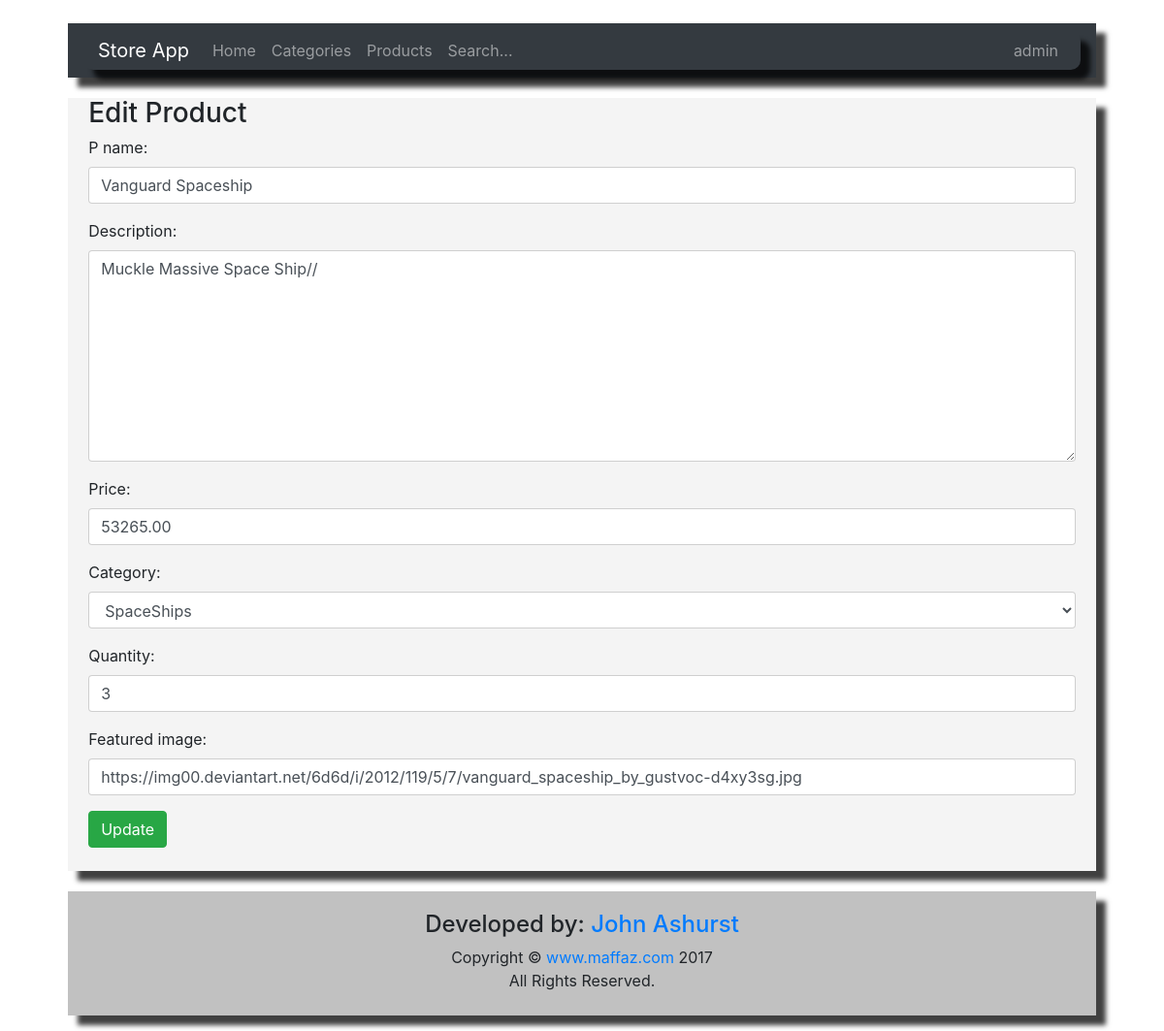
Page /products/products/12/update/ (signed in) on the committed database.
### products/models.py (models this page shows, shortened)
class Product(models.Model):
    p_name = models.CharField(max_length=200)
    description = models.TextField(max_length=4000)
    price = models.DecimalField(max_digits=10, decimal_places=2)
    category = models.ForeignKey(Category, on_delete=models.CASCADE, related_name='products')
    quantity = models.PositiveIntegerField()
    featured_image = models.CharField(max_length=300)

### products/views.py (the view)
# urls.py: url(r'^products/(?P<pk>\d+)/update/$', views.ProductUpdate.as_view(), name='product-update'),
@method_decorator(login_required, name='dispatch')
class ProductUpdate(UpdateView):
    model = Product
    fields = '__all__'
    success_url = reverse_lazy('products')
    template_name = 'product_update.html'

### products/models.py (called while the page is built)
    def __str__(self):
        return self.c_name

### products/templatetags/form_tags.py (called while the page is built)
@register.filter
def input_class(bound_field):
    css_class = ''
    if bound_field.form.is_bound:
        if bound_field.errors:
            css_class = 'is-invalid'
        elif field_type(bound_field) != 'PasswordInput':
            css_class = 'is-valid'
    return 'form-control {}'.format(css_class)

### templates/product_update.html (shortened to what this page needs)
{% extends 'base.html' %}
{% load static %}
{% load widget_tweaks %}
{% block content %}
<h3>Edit Product</h3>
<form method="post" novalidate>
    {% include 'includes/form.html' %}
    <button type="submit" class="btn btn-success">Update</button>
  </form><br>
{% endblock %}

### templates/base.html (shortened to what this page needs)
<!DOCTYPE html>
<html lang="en">
<head>
    {% load static %}
    <link rel="stylesheet" href="{% static 'css/bootstrap.min.css' %}">
  	<link rel="stylesheet" href="{% static 'css/styles.css' %}" />
</head>
<body>
        {% block body %}
          <nav class="navbar navbar-expand-sm navbar-dark bg-dark">
            <div class="container">
              <a class="navbar-brand" href="{% url 'index' %}">Store App</a>
              <div class="collapse navbar-collapse" id="mainMenu">
                <ul class="navbar-nav">
                  <li class="nav-item">
                    <a class="nav-link" href="{% url 'index' %}">Home</a>
                  </li>
                  <li class="nav-item">
                    <a class="nav-link" href="{% url 'categories' %}" rel="noopener">Categories</a>
                  </li>
                  <li class="nav-item">
                    <a class="nav-link" href="{% url 'products' %}" rel="noopener">Products</a>
                  </li>
                  <li class="nav-item">
                      <a class="nav-link" href="{% url 'search' %}" rel="noopener">Search...</a>
                    </li>
                </ul>
                {% if user.is_authenticated %}
                <ul class="navbar-nav ml-auto">
                    <li class="nav-item">
                      <a class="nav-link" href="{% url 'my_account' %}">
                      {{ user.username }}
                    </a>
                  </li>
                </ul>
              {% else %}
                <form class="form-inline ml-auto">
                  <a href="{% url 'login' %}" class="btn btn-outline-secondary">Log in</a>
                  <a href="{% url 'signup' %}" class="btn btn-primary ml-2">Sign up</a>
                </form>
              {% endif %}
              </div>
            </div>
          </nav>
          <div class="wrapper">
 <div class="contain">
    {% block content %}
    {% endblock %}
 </div>
          </div>
    <footer>
                    <h4>Developed by: <a href="http://maffaz.com">John Ashurst</a></h4>
                    <p class="m-t">Copyright © <a href="http://maffaz.com">www.maffaz.com</a> 2017<br>
                    All Rights Reserved.<br> <br></p>
    </footer>
        {% endblock body %}
         </body>
</html>

### templates/includes/form.html (shortened to what this page needs)
{% load form_tags widget_tweaks %}
{% for field in form %}
  <div class="form-group">
    {{ field.label_tag }}
    {% render_field field class=field|input_class %}
  </div>
{% endfor %}

### static/css/styles.css (style rules this page uses)
* { list-style-type: none; text-decoration: none }
body { width:1060px; margin: 0 auto; background-image: url('https://images.freecreatives.com/wp-content/uploads/2015/03/694608__wallpapers-background-vintage-brown-old-wallpaper-desktop-texture-tekstura-original-vintazh-korichnevyj-staryj-gdefon_p.jpg'); background-attachment: fixed; max-width:94%; margin-top: 2% }
.wrapper { background: #f4f4f4; -webkit-box-shadow: 10px 10px 5px 0px rgba(0,0,0,0.75); -moz-box-shadow: 10px 10px 5px 0px rgba(0,0,0,0.75); box-shadow: 10px 10px 5px 0px rgba(0,0,0,0.75); }
ul { margin: 0; }
footer { background: #c1c1c1; text-align: center; padding-top: 2%; -webkit-box-shadow: 10px 10px 5px 0px rgba(0,0,0,0.75); -moz-box-shadow: 10px 10px 5px 0px rgba(0,0,0,0.75); box-shadow: 10px 10px 5px 0px rgba(0,0,0,0.75); }
.contain { margin: 2%; height:auto; min-height: 500px }
.container { border-radius:10px; -webkit-box-shadow: 10px 10px 5px 0px rgba(0,0,0,0.75); -moz-box-shadow: 10px 10px 5px 0px rgba(0,0,0,0.75); box-shadow: 10px 10px 5px 0px rgba(0,0,0,0.75); }
nav { background-color: #fff; -webkit-box-shadow: 10px 10px 5px 0px rgba(0,0,0,0.75); -moz-box-shadow: 10px 10px 5px 0px rgba(0,0,0,0.75); box-shadow: 10px 10px 5px 0px rgba(0,0,0,0.75); }

### rows in the picture
Product: p_name "Vanguard Spaceship" "Muckle Massive Space Ship//" "53265.00" "SpaceShips" "3" "https://img00.deviantart.net/6d6d/i/2012/119/5/7/vanguard_spaceship_by_gustvoc-d4xy3sg.jpg"

### other values in the picture
{{ user.username }} "admin"
{{ field.label_tag }} "P name:" "Description:" "Price:" "Category:" "Quantity:" "Featured image:"
